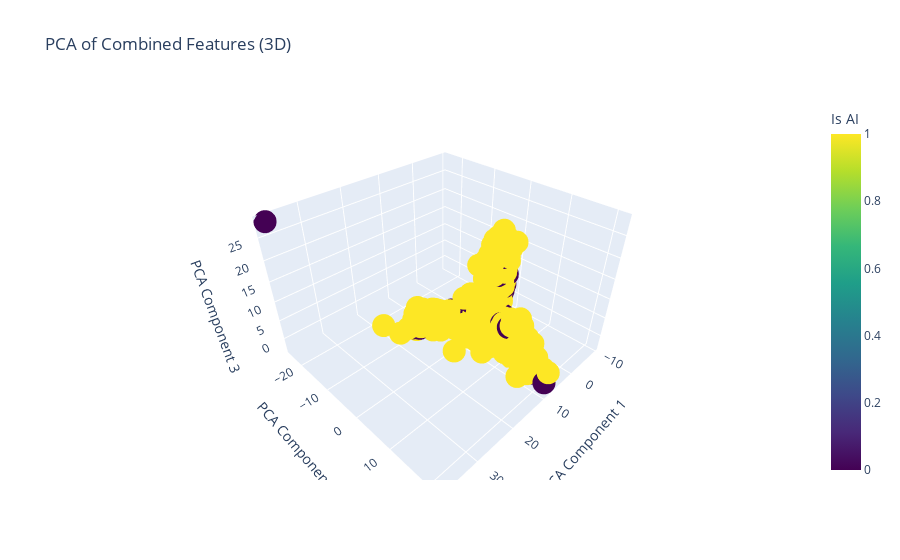

Notebook code for this chart:
### Code cell
pca_df = pd.DataFrame(X_train_pca[:, :3], columns=['PCA Component 1', 'PCA Component 2', 'PCA Component 3'])
pca_df['Is_AI'] = y_train.values
fig = px.scatter_3d(pca_df, 
                    x='PCA Component 1', 
                    y='PCA Component 2', 
                    z='PCA Component 3', 
                    color='Is_AI', 
                    color_continuous_scale='viridis',
                    title="PCA of Combined Features (3D)",
                    labels={'Is_AI': 'Is AI'}
                   )
fig.show()

### Figure 1 — Plotly figure (JSON) as saved in the notebook; plotly's stock layout.template omitted (floating-point values rounded to 4 significant figures; data arrays with more than 128 entries replaced by an {"elided": "..."} marker saying what was removed)
{"data": [{"hovertemplate": "PCA Component 1=%{x}<br>PCA Component 2=%{y}<br>PCA Component 3=%{z}<br>Is AI=%{marker.color}<extra></extra>", "legendgroup": "", "marker": {"color": {"elided": "3188 int values"}, "coloraxis": "coloraxis", "symbol": "circle"}, "mode": "markers", "name": "", "scene": "scene", "showlegend": false, "type": "scatter3d", "x": {"elided": "3188 float values"}, "y": {"elided": "3188 float values"}, "z": {"elided": "3188 float values"}}], "layout": {"coloraxis": {"colorbar": {"title": {"text": "Is AI"}}, "colorscale": [[0, "#440154"], [0.1111, "#482878"], [0.2222, "#3e4989"], [0.3333, "#31688e"], [0.4444, "#26828e"], [0.5556, "#1f9e89"], [0.6667, "#35b779"], [0.7778, "#6ece58"], [0.8889, "#b5de2b"], [1, "#fde725"]]}, "legend": {"tracegroupgap": 0}, "scene": {"domain": {"x": [0, 1], "y": [0, 1]}, "xaxis": {"title": {"text": "PCA Component 1"}}, "yaxis": {"title": {"text": "PCA Component 2"}}, "zaxis": {"title": {"text": "PCA Component 3"}}}, "title": {"text": "PCA of Combined Features (3D)"}}}
